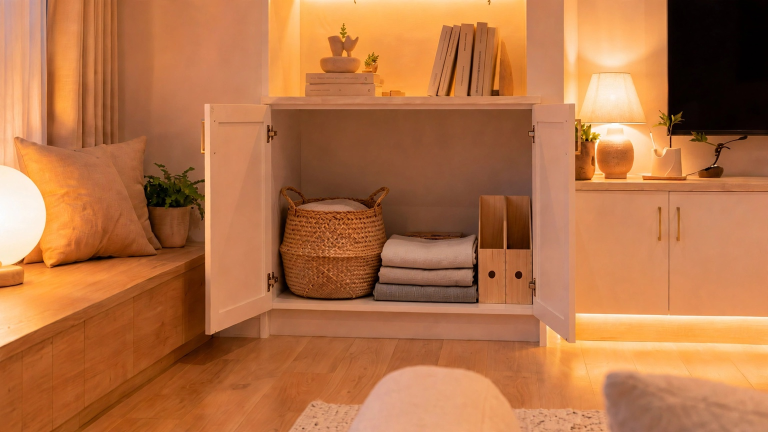
#> input picture projects/年复一年/reviews/20261024_codex-handoff_v1/source-package/approved-candidates/SC01-B2-lid-partial.jpg, 1536 x 864 px (shown at 1/2 size)
$ python verify_edit.py '../../年复一年/reviews/20261024_codex-handoff_v1/source-package/approved-candidates/SC01-B2-lid-partial.jpg' '../../年复一年/reviews/20261024_codex-handoff_v1/source-package/approved-candidates/SC01-C2-box-visible-accepted-flaw.jpg' '../../年复一年/reviews/20261024_codex-handoff_v1/source-package/approved-candidates/SC01-C2-box-visible-accepted-flaw.jpg' '../../年复一年/reviews/20261024_codex-handoff_v1/source-package/approved-candidates/SC01-C2-box-visible-accepted-flaw.jpg'
#> lines starting #> are read from the running program, lines starting #| are printed output that depends on the picture; after the words box and inside, x2 and y2 are one past the last pixel; in counts of white or black regions, pixels touching at a corner belong together
"""Compare an edited 朝阳台 night image against the original and report where pixels changed.
usage: python verify_edit.py ORIGINAL EDITED OUT_PNG [allowed: curtain,clothes,object,clock,frame,vase]
Regions are in the 3837x2160 original's pixel coordinates (scaled if sizes differ)."""
import sys, io
sys.stdout = io.TextIOWrapper(sys.stdout.buffer, encoding="utf-8")
import numpy as np
from PIL import Image, ImageFilter, ImageDraw
REG = {  # name: (x0,y0,x1,y1) in 3837x2160 coordinates
 "curtain": (900,230,1330,1100), "clothes": (1400,330,2400,830), "object": (1600,1100,1760,1260),
 "clock": (250,150,750,550), "frame": (3400,1100,3650,1380), "vase": (1650,1250,2000,1450)}
ref_w, ref_h = 3837, 2160
a_path, b_path, out = sys.argv[1], sys.argv[2], sys.argv[3]
allowed = (sys.argv[4].split(",") if len(sys.argv) > 4 else list(REG))
A = Image.open(a_path).convert("RGB"); B = Image.open(b_path).convert("RGB")
#> further down, A is the input picture: PIL image 1536x864 RGB; mean R, G, B 181.2, 115, 69.6
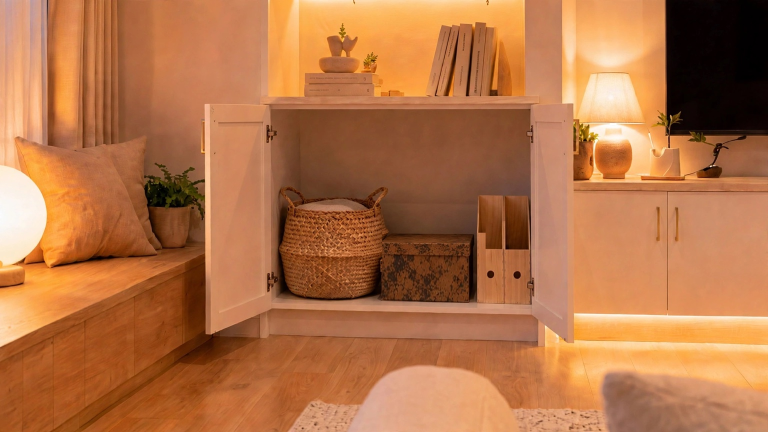
#> input picture projects/年复一年/reviews/20261024_codex-handoff_v1/source-package/approved-candidates/SC01-C2-box-visible-accepted-flaw.jpg, 1536 x 864 px (shown at 1/2 size)
#> further down, B is the input picture: PIL image 1536x864 RGB; mean R, G, B 179.7, 115.1, 71.1
note = ""
if B.size != A.size:
    note = f"edited size {B.size} != original {A.size}, resized to original for comparison"
    B = B.resize(A.size, Image.LANCZOS)
W, H = A.size; sx, sy = W / ref_w, H / ref_h
#> after `W, H = A.size`: W = 1536; H = 864
#> after `sx, sy = (W / ref_w, H / ref_h)`: sx = 0.4; sy = 0.4
a = np.asarray(A.filter(ImageFilter.GaussianBlur(3)), float); b = np.asarray(B.filter(ImageFilter.GaussianBlur(3)), float)
d = np.abs(a - b).mean(axis=2); changed = d > 25
#> after `d = np.abs(a - b).mean(axis=2)`:
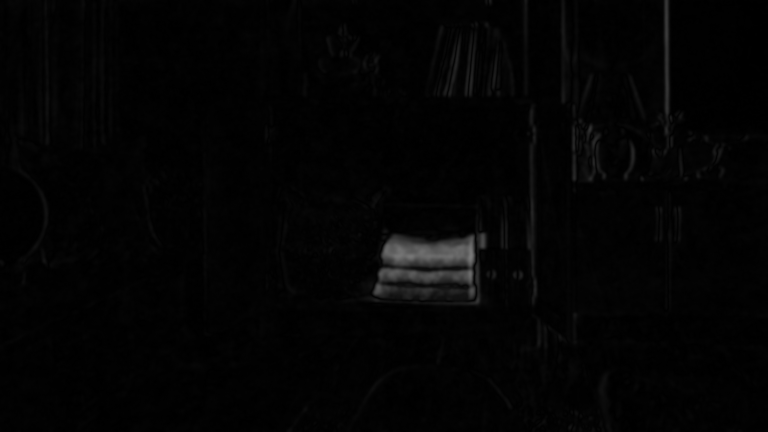
#> d: shape (864, 1536) float64 (shown at 1/2 size); min 0, max 123, mean 3.7
#> after `changed = d > 25`:
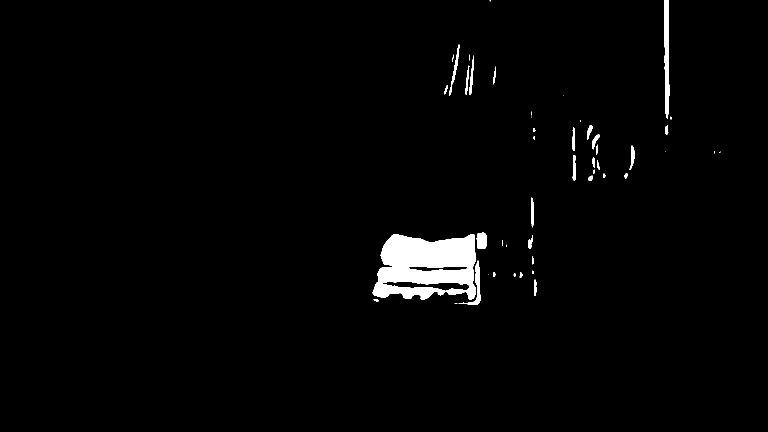
#> changed: shape (864, 1536) bool (shown at 1/2 size); 2% white; 50 white regions (17 under 20 px), largest, box (x1, y1, x2, y2) and area: (745, 468, 951, 599) 19291, (1328, 0, 1339, 238) 1972, (917, 521, 961, 609) 692
mask = np.zeros(changed.shape, bool); rows = []
for name, (x0, y0, x1, y1) in REG.items():
    X0, Y0, X1, Y1 = int(x0*sx), int(y0*sy), int(x1*sx), int(y1*sy)
    pct = changed[Y0:Y1, X0:X1].mean() * 100
    rows.append((name, pct, name in allowed))
    if name in allowed: mask[Y0:Y1, X0:X1] = True
#> this loop made 6 passes
#> pct on passes 1 to 6: 0, 0.887, 0, 0, 0, 26.75
#> mask: shape (864, 1536) bool; every value is 0
#> after the loop, rows = [('curtain', 0, False), ('clothes', 0.887, False), ('object', 0, False), ('clock', 0, False), ('frame', 0, False), ('vase', 26.75, False)]
outside = changed[~mask].mean() * 100
#> outside = 1.95
print(note) if note else None
print("changed pixels per region (%):")
for n, p, al in rows: print(f"  {n:8s} {p:6.1f}%  {'(allowed to change)' if al else '(should NOT change)'}")
#> this loop made 6 passes
print(f"changed outside the allowed regions: {outside:.2f}% of the rest of the image")
# 8x6 grid of change share outside allowed regions, to point at where the drift is
gh, gw = 6, 8; print("drift grid (% changed outside allowed regions; rows top->bottom):")
for r in range(gh):
    line = []
    for c in range(gw):
        ys, ye, xs, xe = r*H//gh, (r+1)*H//gh, c*W//gw, (c+1)*W//gw
        m = ~mask[ys:ye, xs:xe]; cell = changed[ys:ye, xs:xe]
        line.append(f"{(cell[m].mean()*100 if m.any() else 0):5.1f}")
    print("  " + " ".join(line))
#> m: shape (144, 192) bool; every value is 1
ov = np.asarray(A.convert("RGB"), float) * 0.45
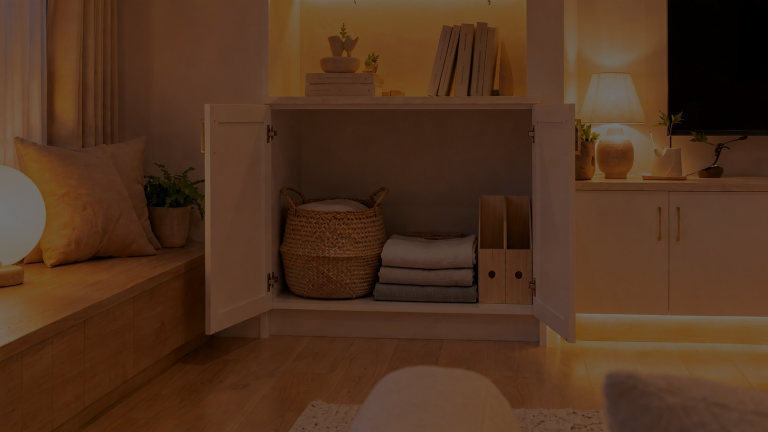
#> ov: shape (864, 1536, 3) float64 (shown at 1/2 size); mean R, G, B 81.5, 51.7, 31.3
ov[changed & ~mask] = [255, 0, 0]; ov[changed & mask] = [255, 210, 0]
#> after `ov[changed & ~mask] = [255, 0, 0]`:
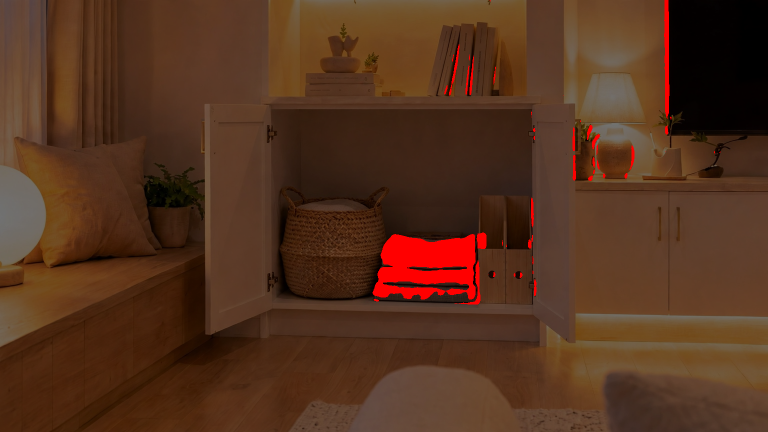
#> ov: shape (864, 1536, 3) float64 (shown at 1/2 size); mean R, G, B 85.2, 50.8, 30.6
im = Image.fromarray(ov.astype("uint8")); dr = ImageDraw.Draw(im)
for name, (x0, y0, x1, y1) in REG.items():
    dr.rectangle([x0*sx, y0*sy, x1*sx, y1*sy], outline=(0, 255, 255) if name in allowed else (255, 255, 255), width=4)
im.thumbnail((1600, 900)); im.save(out); print("overlay saved:", out, "(red = changed outside allowed, yellow = changed inside allowed, cyan box = allowed region)")
#> after `im.thumbnail((1600, 900))`:
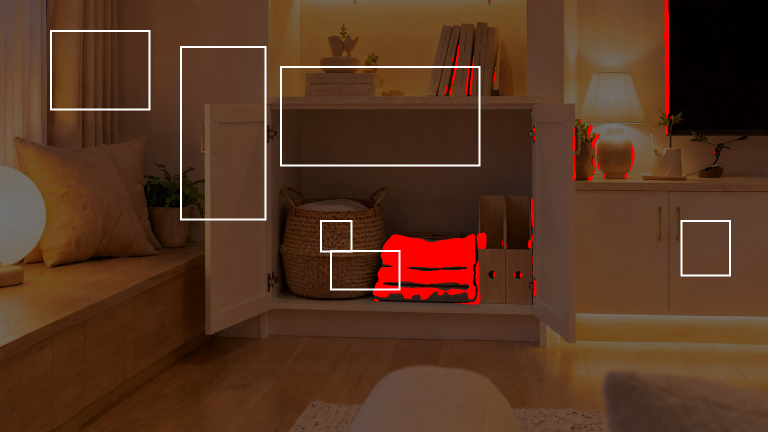
#> im: PIL image 1536x864 RGB (shown at 1/2 size); mean R, G, B 86.7, 52.9, 32.9
